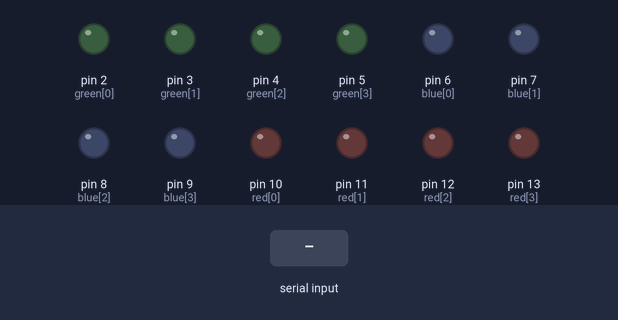
Simulated run of this sketch. Board: Arduino Uno, built with avr-gcc and run on an emulated ATmega328P. Parts: output pins drawn as LEDs (lit = HIGH). The inputs (shaded band) are chosen by the test bench.

Above: at 1.2 s.
1.3 s: "90,45\n" received over Serial
At 2.0 s:
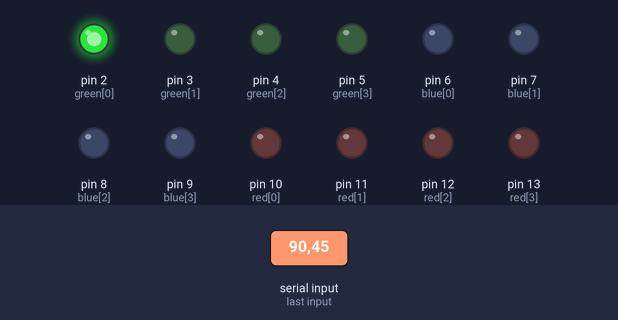
3.8 s: "30,150\n" received over Serial
At 4.6 s:
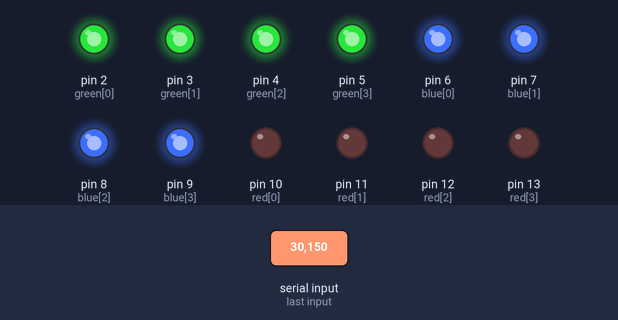
6.3 s: "200\n" received over Serial
At 6.9 s:
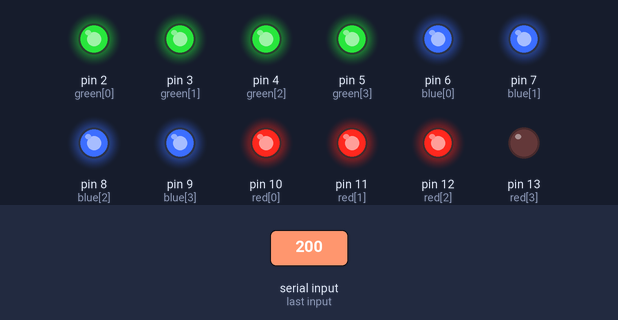
Timing chart, 0 to 9.3 s (numbered marks = the images above; inputs shaded):
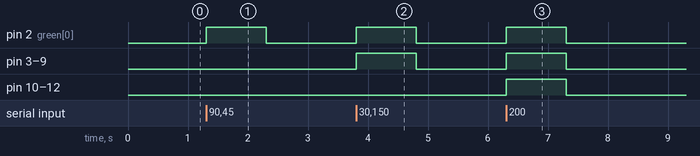

Measured:
- after the input at 1.3 s, pin 2 (green[0]): LOW → HIGH at once, → LOW 1.0 s later
- after the input at 3.8 s, pin 2 (green[0]), pin 3 (green[1]), pin 4 (green[2]), pin 5 (green[3]), pin 6 (blue[0]), pin 7 (blue[1]), pin 8 (blue[2]), pin 9 (blue[3]): LOW → HIGH at once, → LOW 1.0 s later
- after the input at 6.3 s, pin 2 (green[0]), pin 3 (green[1]), pin 4 (green[2]), pin 5 (green[3]), pin 6 (blue[0]), pin 7 (blue[1]), pin 8 (blue[2]), pin 9 (blue[3]), pin 10 (red[0]), pin 11 (red[1]), pin 12 (red[2]): LOW → HIGH at once, → LOW 1.0 s later

The sketch:

lumos.ino
```cpp
// LED pins
int green[] = {2, 3, 4, 5};
int blue[]  = {6, 7, 8, 9};
int red[]   = {10, 11, 12, 13};

int gN = 4, bN = 4, rN = 4;

void setup() {
  Serial.begin(9600);

  for (int i = 0; i < gN; i++) pinMode(green[i], OUTPUT);
  for (int i = 0; i < bN; i++) pinMode(blue[i], OUTPUT);
  for (int i = 0; i < rN; i++) pinMode(red[i], OUTPUT);
}

void loop() {
  if (Serial.available()) {
    int d = Serial.parseInt();   // distance from Python

    // Adjust distance ranges if needed
    int gLevel = constrain(map(d, 20, 80, 0, gN), 0, gN);
    int bLevel = constrain(map(d, 80, 140, 0, bN), 0, bN);
    int rLevel = constrain(map(d, 140, 220, 0, rN), 0, rN);

    // Green LEDs
    for (int i = 0; i < gN; i++)
      digitalWrite(green[i], i < gLevel ? HIGH : LOW);

    // Blue LEDs
    for (int i = 0; i < bN; i++)
      digitalWrite(blue[i], i < bLevel ? HIGH : LOW);

    // Red LEDs
    for (int i = 0; i < rN; i++)
      digitalWrite(red[i], i < rLevel ? HIGH : LOW);
  }
}
```
